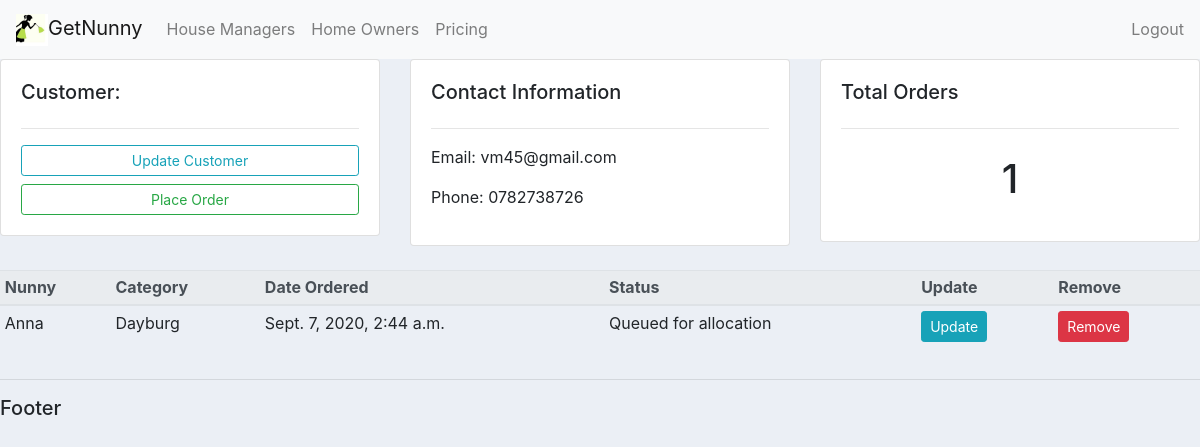
The page /homeowner/3/ on the database as committed earlier.
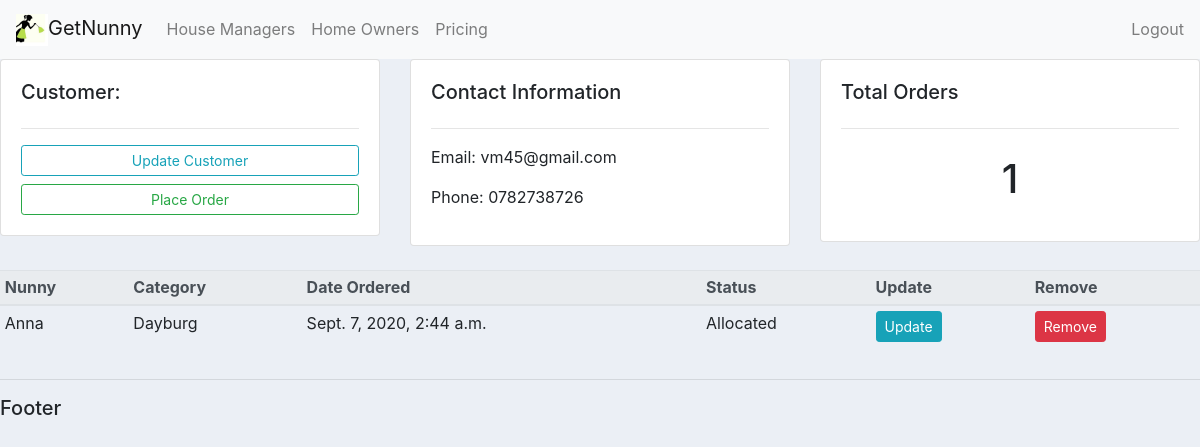
The same page on the database as committed later.
### accounts/models.py (models this page shows, shortened)
class Order(models.Model):
    STATUS =(
        ('Pending', 'Pending'),
        ('Queued for allocation','Queued for allocation'),
        ('Allocated','Allocated' )
    )
    houseowner = models.ForeignKey(HouseOwner, null=True, on_delete=models.SET_NULL)
    nunny = models.ForeignKey(Nunny, null=True, on_delete=models.SET_NULL)
    date_created = models.DateTimeField(auto_now_add=True, null=True)
    status = models.CharField(max_length=100, null=True, choices=STATUS )

class Nunny(models.Model):
    CATEGORY=(
        ('LiveIn', 'LiveIn'),
        ('Dayburg','Dayburg'),
        ('Emmergency','Emergency' )
    )
    name = models.CharField(max_length=100, null=True)
    phone = models.CharField(max_length=100, null=True)
    email = models.CharField(max_length=100, null=True)
    age = models.CharField(max_length=100, null=True)
    location = models.CharField(max_length=100, null=True)
    tribe = models.CharField(max_length=100, null=True)
    language = models.CharField(max_length=100, null=True)
    photo = models.ImageField(null=True)
    education = models.CharField(max_length=100, null=True)
    religion = models.CharField(max_length=100, null=True)
    denomination = models.CharField(max_length=100, null=True)
    contact_person = models.CharField(max_length=100, null=True)
    date_created = models.DateTimeField(auto_now_add=True, null=True)
    pay_range = models.FloatField( blank=True, null=True)
    category = models.CharField(max_length=100, null=True, choices=CATEGORY)
    description =  models.CharField(max_length=200, null=True, blank=True)
    tags = models.ManyToManyField(Tag)
    def __str__(self):
        return self.name

### accounts/views.py (the view)
# urls.py: path('homeowner/<str:pk_homeowner>/', views.homeowner, name="homeowner"),
def homeowner(request, pk_homeowner):
    homeowner = HouseOwner.objects.get(id=pk_homeowner)
    orders = homeowner.order_set.all()
    order_count = orders.count()
    context = {'homeowner': homeowner , 'orders':orders, 'order_count':order_count}
    return render(request, 'accounts/homeowners-detail-view.html', context)

### accounts/templates/accounts/homeowners-detail-view.html
{% extends 'accounts/main.html' %}
{% block content %}
<div class="row">
	<div class="col-md">
		<div class="card card-body">
			<h5>Customer:</h5>
			<hr>
			<a class="btn btn-outline-info  btn-sm btn-block" href="">Update Customer</a>
			<a class="btn btn-outline-success  btn-sm btn-block" href="{% url 'create_order' %}">Place Order</a>
		</div>
	</div>
	<div class="col-md">
		<div class="card card-body">
			<h5>Contact Information</h5>
			<hr>
			<p>Email: {{homeowner.email}}</p>
			<p>Phone: {{homeowner.phone}}</p>
		</div>
	</div>
	<div class="col-md">
		<div class="card card-body">
			<h5>Total Orders</h5>
			<hr>
			<h1 style="text-align: center;padding: 10px">{{order_count}}</h1>
		</div>
	</div>
</div>
<br>
<div class="row">
    <div class="col-md-12">
        <table class="table table-sm">
            <thead class="thead-light">
              <tr>
                <th scope="col">Nunny</th>
                <th scope="col">Category</th>
                <th scope="col">Date Ordered</th>
                <th scope="col">Status</th>
                <th scope="col"> Update</th>
                <th scope="col"> Remove</th>
              </tr>
            </thead>
            <tbody>
              {% for order in orders %}
              <tr>
                <td>{{order.nunny}}</td>
                <td>{{order.nunny.category}}</td>
                <td>{{order.date_created}}</td>
                <td>{{order.status}}</td>
                <td><a href="{% url 'update_order' order.id%}" class="btn btn-sm btn-info">Update</a></td>
                <td><a href="{% url 'delete_order' order.id%}" class="btn btn-sm btn-danger">Remove</td>
              </tr>
              {% endfor %}
            </tbody>
          </table>
    </div>
</div>
{% endblock %}

Rows that differ between the two databases and show on the page:
changed Order "Anna": status "Queued for allocation" → "Allocated"
